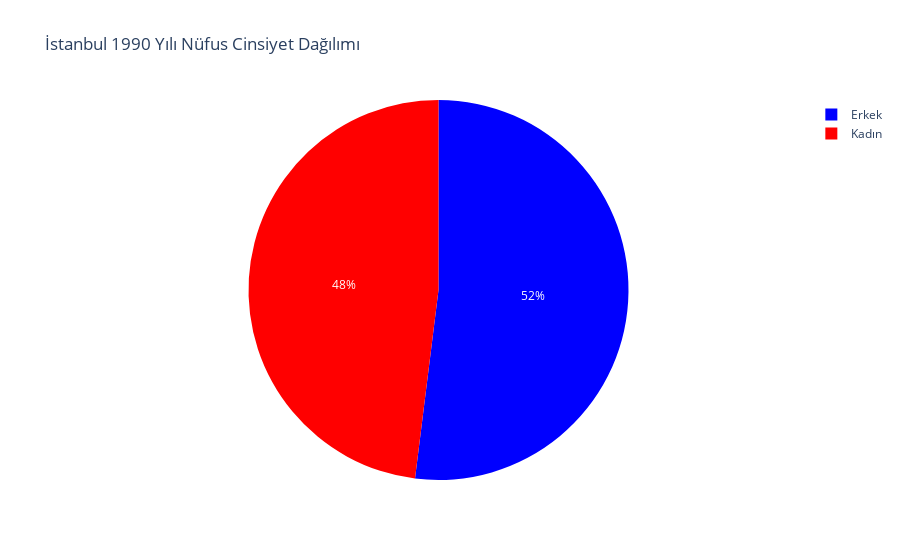

The cell this chart's notebook holds for it:
### Markdown cell above
#### Pasta Grafiği

### Code cell
# 1990 yılı verileri
istanbul_yil_1990 = 1990
istanbul_erkek_1990 = 3798761
istanbul_kadin_1990 = 3510429

istanbul_fig_1990 = go.Figure(data=[go.Pie(labels=['Erkek', 'Kadın'], 
                                   values=[istanbul_erkek_1990, istanbul_kadin_1990])])
istanbul_fig_1990.update_traces(marker=dict(colors=['blue', 'red']))
istanbul_fig_1990.update_layout(
    title=f"İstanbul {istanbul_yil_1990} Yılı Nüfus Cinsiyet Dağılımı",
    annotations=[
        dict(
            text="İstanbul İçin Erkek ve Kadın Nüfus Farkının En Çok Olduğu Yıl",
            showarrow=False,
            x=0.5,
            y=-0.3,
            font=dict(size=14)
        )
    ]
)
istanbul_fig_1990.show()

### Figure 1 — Plotly figure (JSON) as saved in the notebook; plotly's stock layout.template omitted (floating-point values rounded to 4 significant figures)
{"data": [{"labels": ["Erkek", "Kadın"], "marker": {"colors": ["blue", "red"]}, "type": "pie", "values": [3798761, 3510429]}], "layout": {"annotations": [{"font": {"size": 14}, "showarrow": false, "text": "İstanbul İçin Erkek ve Kadın Nüfus Farkının En Çok Olduğu Yıl", "x": 0.5, "y": -0.3}], "title": {"text": "İstanbul 1990 Yılı Nüfus Cinsiyet Dağılımı"}}}
